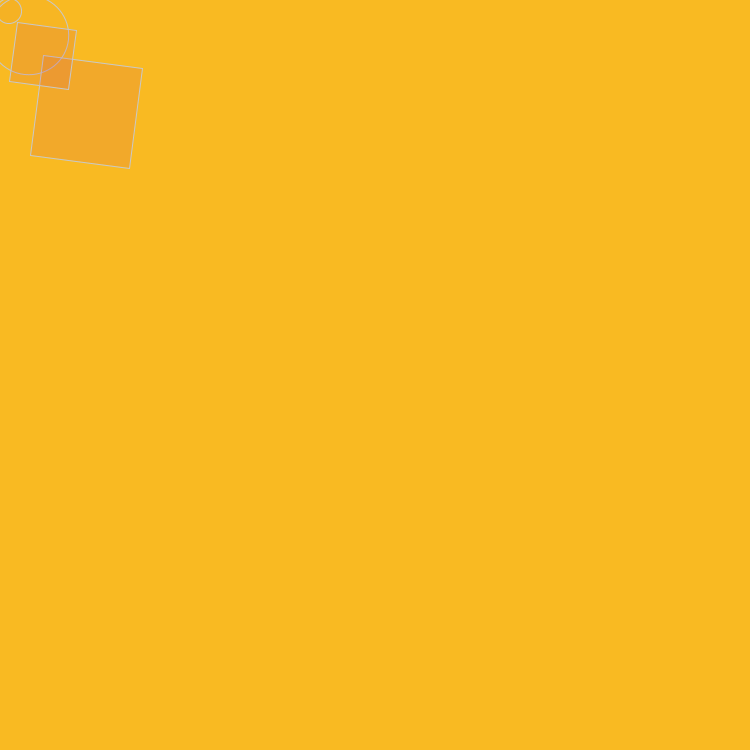
Frame 1 (no input)
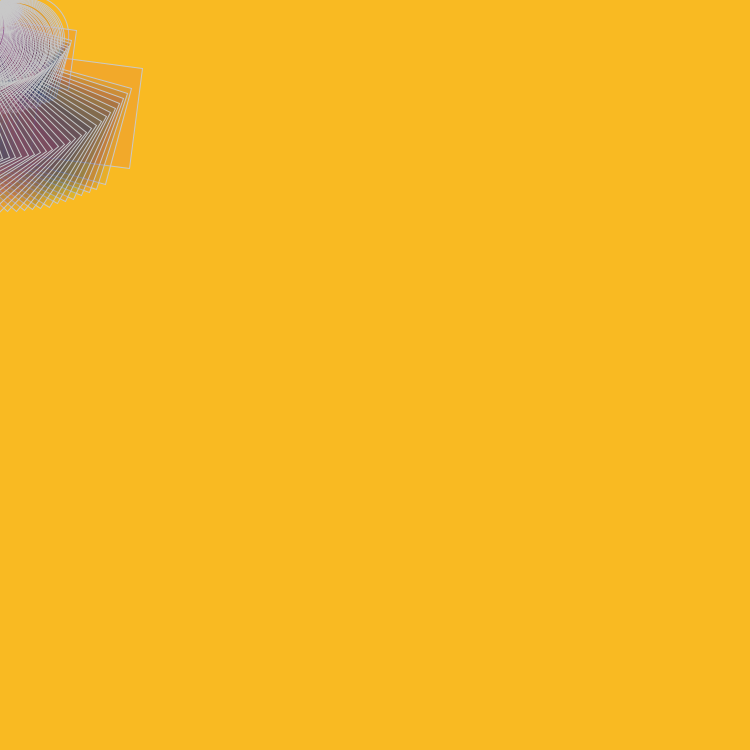
Frame 60 (the mouse pressed at the canvas centre just before this capture)
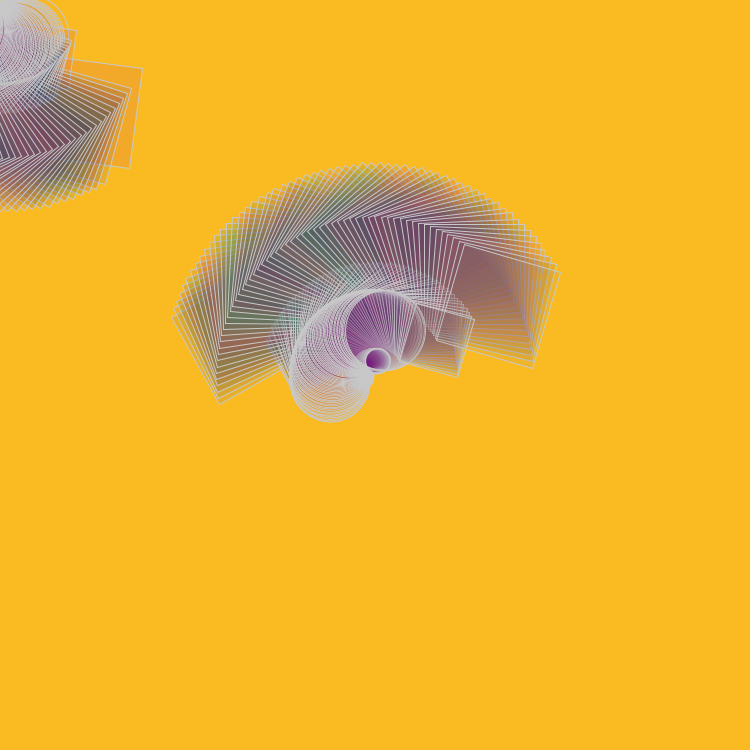
Frame 120 (the mouse held since frame 60 and released just before this capture)

The Processing sketch that drew these frames (run headless with seeded random() and noise(); from frame 60 on, the mouse is pressed at the canvas centre):

// Processing sketch: Final_moving_shapes
// ── Final_moving_shapes.pde
void setup()
{
  size(750,750);
  background(249,186,34);
}
void draw()
{
stroke(200);
fill(random(200), random(10,15),100,5);
translate(mouseX,mouseY);
rotate(millis() / 500.0);
ellipse(32,32,80,80);
ellipse(10,10,25,25);

fill(random(200), random(10,150),100,30);
rotate(millis() / 2500.0);
rect(50,50,100,100);
rect(20,20,60,60);
}
